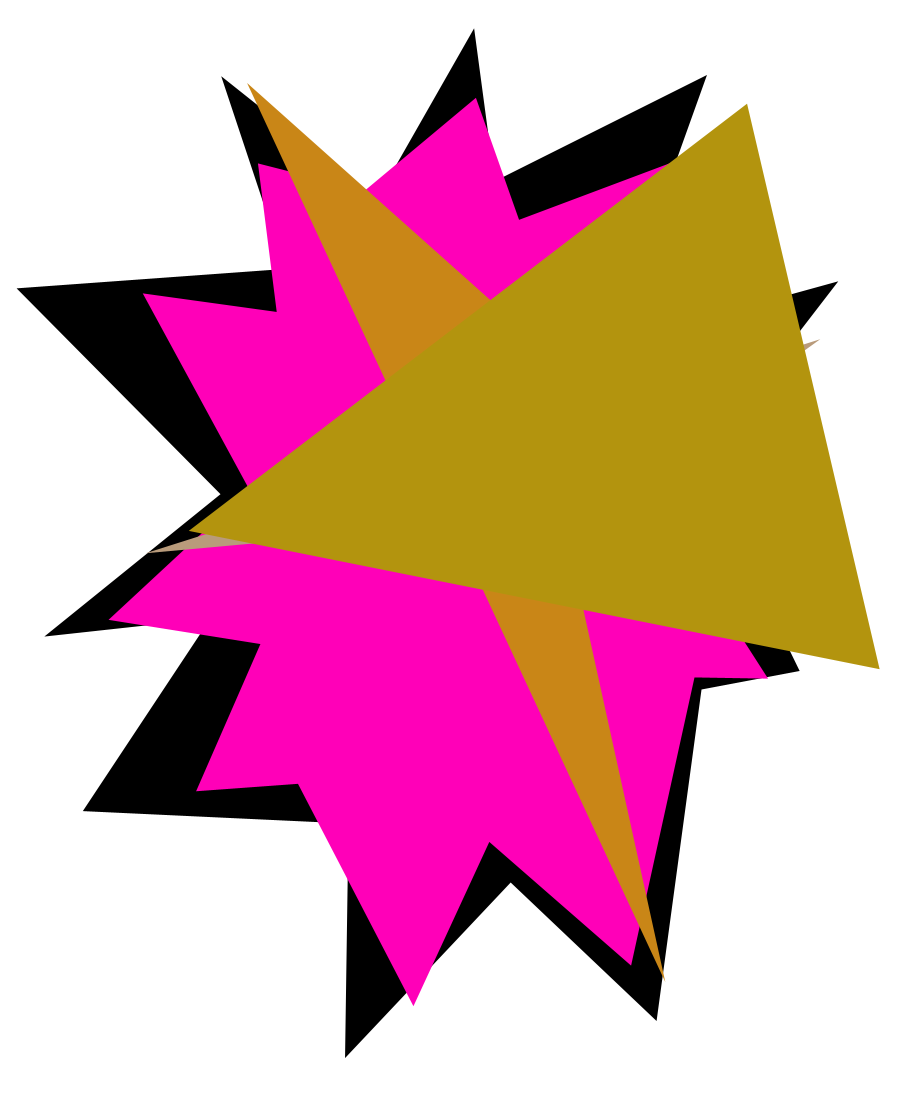
Frame 1 (no input)
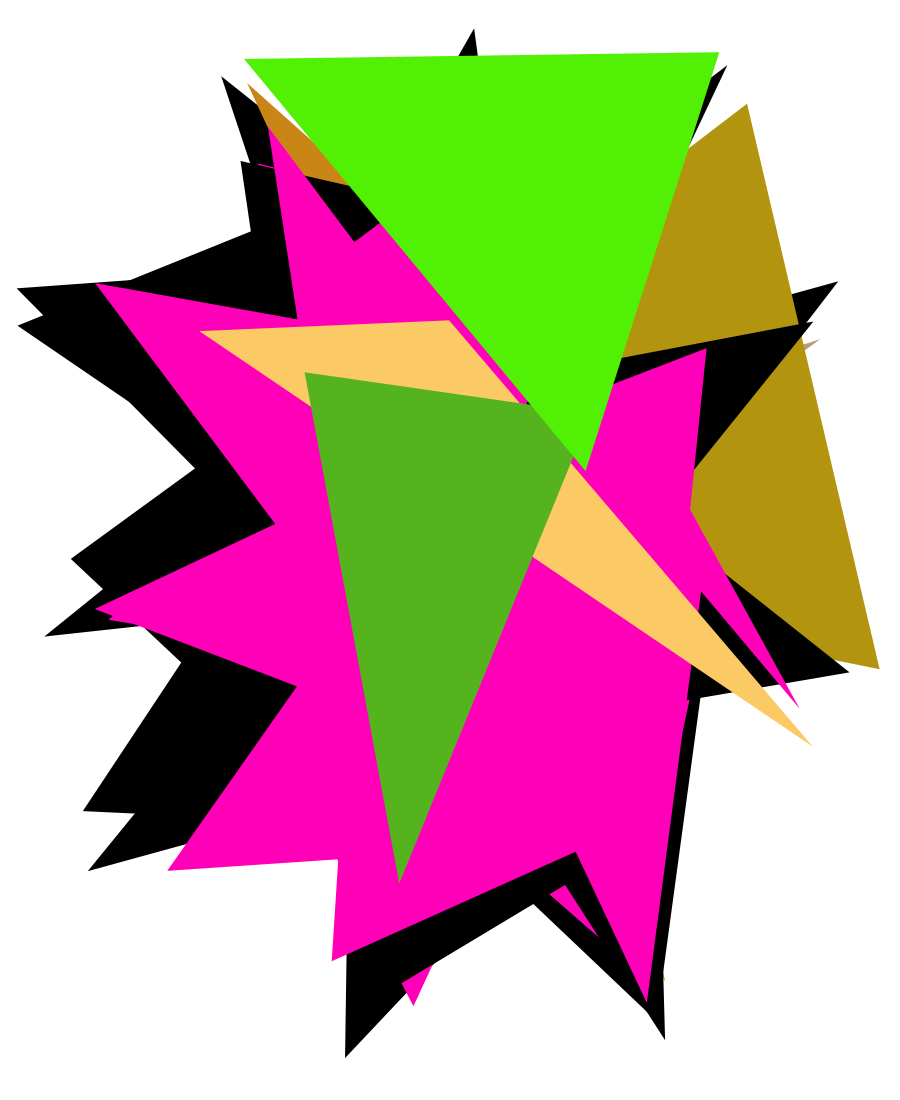
Frame 2 (the mouse pressed at the canvas centre, redrawn once)

The Processing sketch that drew these frames (run headless with seeded random() and noise(); the mouse was pressed at the canvas centre and the sketch redrawn once):

// Processing sketch: OC_LOGO_draw_sample
// ── OC_LOGO_draw_sample.pde
// OC LOGO ANIMATION, Tama Art University

float[][] outer = {
  {618.69, 417.09}, {728.15, 237.57}, {509.81, 292.39}, {646.16, 0.0}, {446.02, 152.01}, {438.73, 6.78}, {326.74, 134.18}, {144.47, 45.9}, {175.58, 209.37}, {0.0, 244.14}, {164.85, 426.16}, {22.34, 533.3}, {190.56, 595.32}, {43.76, 789.19}, {257.61, 773.35}, {303.77, 959.72}, {466.36, 774.31}, {602.29, 954.9}, {615.81, 595.92}, {770.0, 631.68}
};
float[][] inner = {
  {592.2, 418.0}, {684.25, 269.7}, {471.06, 324.86}, {592.02, 67.39}, {428.38, 193.}, {421.95, 59.68}, {333.35, 164.55}, {173.31, 83.53}, {202.61, 228.05}, {41.06, 257.7}, {197.14, 428.81}, {67.92, 525.8}, {223.35, 583.99}, {87.85, 763.07}, {274.54, 746.57}, {315.13, 913.37}, {467.13, 738.6}, {583.25, 894.16}, {593.85, 564.37}, {720.41, 598.34}
};
void setup() {
  size(900, 1100);
  background(255);
  noStroke();
}
void draw() {
  translate(65, 70);
  fill(0);
  beginShape();
  for (int i = 0; i < 20; i++) { 
    vertex(outer[i][0]+random(-50, 50), outer[i][1]+random(-50, 50));
  }
  endShape(CLOSE);
  fill(#ff00b8);
  beginShape();
  for (int i = 0; i < 20; i++) { 
    vertex(inner[i][0]+random(-50, 50), inner[i][1]+random(-50, 50));
  }
  endShape(CLOSE);
  for (int j = 0; j < 3; j++) {
    fill(random(0, 256), random(128, 256), random(0, 128));
    beginShape();
    for (int i = 0; i < 20; i+=7) {
      int n = int(random(i, i+7))%20;
    vertex(inner[n][0]+random(-100, 100), inner[n][1]+random(-100, 100));
    }
    endShape(CLOSE);
  }
  noLoop();
//  save("OChack"+str(int(random(65535)))+".tif");
}
